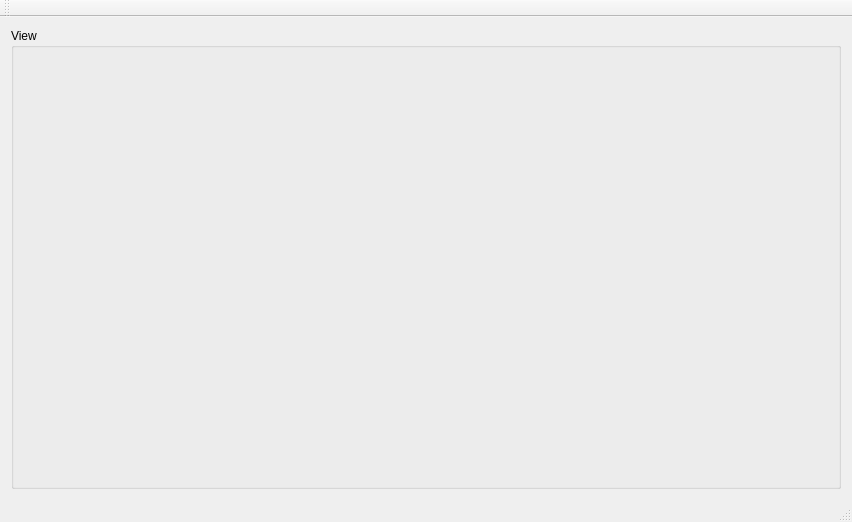
<?xml version="1.0" encoding="UTF-8"?>
<ui version="4.0">
 <class>EditorClass</class>
 <widget class="QMainWindow" name="EditorClass">
  <property name="geometry">
   <rect>
    <x>0</x>
    <y>0</y>
    <width>852</width>
    <height>522</height>
   </rect>
  </property>
  <property name="windowTitle">
   <string>Editor</string>
  </property>
  <widget class="QWidget" name="centralWidget">
   <layout class="QHBoxLayout" name="horizontalLayout">
    <item>
     <widget class="QGroupBox" name="viewGroup">
      <property name="sizePolicy">
       <sizepolicy hsizetype="Expanding" vsizetype="Expanding">
        <horstretch>0</horstretch>
        <verstretch>0</verstretch>
       </sizepolicy>
      </property>
      <property name="minimumSize">
       <size>
        <width>100</width>
        <height>100</height>
       </size>
      </property>
      <property name="baseSize">
       <size>
        <width>100</width>
        <height>100</height>
       </size>
      </property>
      <property name="focusPolicy">
       <enum>Qt::StrongFocus</enum>
      </property>
      <property name="title">
       <string>View</string>
      </property>
     </widget>
    </item>
   </layout>
  </widget>
  <widget class="QMenuBar" name="menuBar">
   <property name="geometry">
    <rect>
     <x>0</x>
     <y>0</y>
     <width>852</width>
     <height>22</height>
    </rect>
   </property>
  </widget>
  <widget class="QToolBar" name="mainToolBar">
   <attribute name="toolBarArea">
    <enum>TopToolBarArea</enum>
   </attribute>
   <attribute name="toolBarBreak">
    <bool>false</bool>
   </attribute>
  </widget>
  <widget class="QStatusBar" name="statusBar"/>
 </widget>
 <layoutdefault spacing="6" margin="11"/>
 <resources>
  <include location="Editor.qrc"/>
 </resources>
 <connections/>
</ui>
